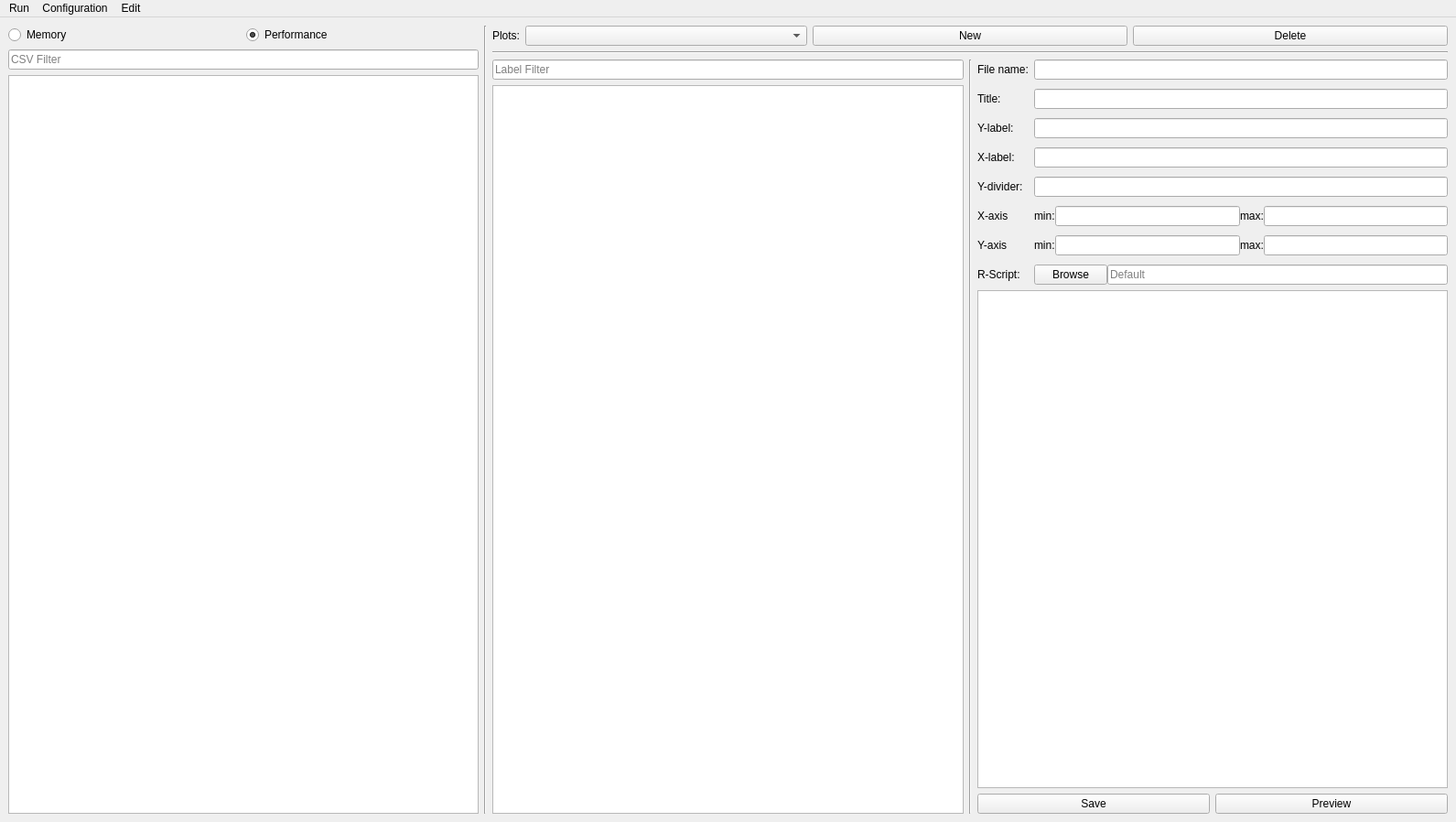
<?xml version="1.0" encoding="UTF-8"?>
<ui version="4.0">
 <class>MainWindow</class>
 <widget class="QMainWindow" name="MainWindow">
  <property name="geometry">
   <rect>
    <x>0</x>
    <y>0</y>
    <width>1591</width>
    <height>898</height>
   </rect>
  </property>
  <property name="windowTitle">
   <string>MainWindow</string>
  </property>
  <property name="windowIcon">
   <iconset resource="resource_file.qrc">
    <normaloff>:/Images/caf-logo</normaloff>:/Images/caf-logo</iconset>
  </property>
  <widget class="QWidget" name="centralwidget">
   <layout class="QGridLayout" name="gridLayout">
    <item row="2" column="2">
     <layout class="QVBoxLayout" name="verticalLayout_label">
      <item>
       <widget class="QLineEdit" name="edit_label_filter">
        <property name="placeholderText">
         <string>Label Filter</string>
        </property>
       </widget>
      </item>
      <item>
       <widget class="QListWidget" name="lst_label"/>
      </item>
     </layout>
    </item>
    <item row="0" column="2" colspan="3">
     <layout class="QHBoxLayout" name="horizontalLayout_Plots">
      <item>
       <layout class="QFormLayout" name="formLayout_2">
        <item row="0" column="0">
         <widget class="QLabel" name="label_5">
          <property name="enabled">
           <bool>true</bool>
          </property>
          <property name="text">
           <string>Plots:</string>
          </property>
         </widget>
        </item>
        <item row="0" column="1">
         <widget class="QComboBox" name="cbox_plots"/>
        </item>
       </layout>
      </item>
      <item>
       <widget class="QPushButton" name="btn_new_plot">
        <property name="text">
         <string>New</string>
        </property>
       </widget>
      </item>
      <item>
       <widget class="QPushButton" name="btn_delete_plot">
        <property name="text">
         <string>Delete</string>
        </property>
       </widget>
      </item>
     </layout>
    </item>
    <item row="0" column="0" rowspan="3">
     <layout class="QVBoxLayout" name="verticalLayout_csv">
      <item>
       <layout class="QHBoxLayout" name="horizontalLayout">
        <item>
         <widget class="QRadioButton" name="radiobtn_memory">
          <property name="text">
           <string>Memory</string>
          </property>
         </widget>
        </item>
        <item>
         <widget class="QRadioButton" name="radiobtn_performance">
          <property name="text">
           <string>Performance</string>
          </property>
          <property name="checked">
           <bool>true</bool>
          </property>
         </widget>
        </item>
       </layout>
      </item>
      <item>
       <widget class="QLineEdit" name="edit_csv_filter">
        <property name="placeholderText">
         <string>CSV Filter</string>
        </property>
       </widget>
      </item>
      <item>
       <widget class="QListWidget" name="lst_csv">
        <property name="selectionMode">
         <enum>QAbstractItemView::SingleSelection</enum>
        </property>
       </widget>
      </item>
     </layout>
    </item>
    <item row="1" column="2" colspan="3">
     <widget class="Line" name="line">
      <property name="orientation">
       <enum>Qt::Horizontal</enum>
      </property>
     </widget>
    </item>
    <item row="0" column="1" rowspan="3">
     <widget class="Line" name="line_2">
      <property name="orientation">
       <enum>Qt::Vertical</enum>
      </property>
     </widget>
    </item>
    <item row="2" column="3">
     <widget class="Line" name="line_3">
      <property name="orientation">
       <enum>Qt::Vertical</enum>
      </property>
     </widget>
    </item>
    <item row="2" column="4">
     <layout class="QVBoxLayout" name="verticalLayout_details">
      <item>
       <layout class="QFormLayout" name="formLayout">
        <property name="fieldGrowthPolicy">
         <enum>QFormLayout::AllNonFixedFieldsGrow</enum>
        </property>
        <property name="rowWrapPolicy">
         <enum>QFormLayout::DontWrapRows</enum>
        </property>
        <property name="labelAlignment">
         <set>Qt::AlignBottom|Qt::AlignLeading|Qt::AlignLeft</set>
        </property>
        <property name="verticalSpacing">
         <number>10</number>
        </property>
        <item row="0" column="0">
         <widget class="QLabel" name="label">
          <property name="text">
           <string>File name:</string>
          </property>
         </widget>
        </item>
        <item row="0" column="1">
         <widget class="QLineEdit" name="edit_filename"/>
        </item>
        <item row="1" column="0">
         <widget class="QLabel" name="label_2">
          <property name="text">
           <string>Title:</string>
          </property>
         </widget>
        </item>
        <item row="1" column="1">
         <widget class="QLineEdit" name="edit_title"/>
        </item>
        <item row="2" column="0">
         <widget class="QLabel" name="label_3">
          <property name="text">
           <string>Y-label:</string>
          </property>
         </widget>
        </item>
        <item row="2" column="1">
         <widget class="QLineEdit" name="edit_ylabel"/>
        </item>
        <item row="3" column="0">
         <widget class="QLabel" name="label_4">
          <property name="text">
           <string>X-label:</string>
          </property>
         </widget>
        </item>
        <item row="3" column="1">
         <widget class="QLineEdit" name="edit_xlabel"/>
        </item>
        <item row="4" column="0">
         <widget class="QLabel" name="label_6">
          <property name="text">
           <string>Y-divider:</string>
          </property>
         </widget>
        </item>
        <item row="4" column="1">
         <widget class="QLineEdit" name="edit_ydivider"/>
        </item>
        <item row="5" column="0">
         <widget class="QLabel" name="label_7">
          <property name="text">
           <string>X-axis</string>
          </property>
         </widget>
        </item>
        <item row="5" column="1">
         <layout class="QHBoxLayout" name="horizontalLayout_6">
          <item>
           <widget class="QLabel" name="label_8">
            <property name="text">
             <string>min:</string>
            </property>
           </widget>
          </item>
          <item>
           <widget class="QLineEdit" name="edit_xmin"/>
          </item>
          <item>
           <widget class="QLabel" name="label_9">
            <property name="text">
             <string>max:</string>
            </property>
           </widget>
          </item>
          <item>
           <widget class="QLineEdit" name="edit_xmax"/>
          </item>
         </layout>
        </item>
        <item row="6" column="0">
         <widget class="QLabel" name="label_10">
          <property name="text">
           <string>Y-axis</string>
          </property>
         </widget>
        </item>
        <item row="6" column="1">
         <layout class="QHBoxLayout" name="horizontalLayout_7">
          <item>
           <widget class="QLabel" name="label_11">
            <property name="text">
             <string>min:</string>
            </property>
           </widget>
          </item>
          <item>
           <widget class="QLineEdit" name="edit_ymin"/>
          </item>
          <item>
           <widget class="QLabel" name="label_12">
            <property name="text">
             <string>max:</string>
            </property>
           </widget>
          </item>
          <item>
           <widget class="QLineEdit" name="edit_ymax"/>
          </item>
         </layout>
        </item>
        <item row="7" column="0">
         <widget class="QLabel" name="label_13">
          <property name="text">
           <string>R-Script:</string>
          </property>
         </widget>
        </item>
        <item row="7" column="1">
         <layout class="QHBoxLayout" name="horizontalLayout_2">
          <item>
           <widget class="QPushButton" name="btn_r_script_browse">
            <property name="text">
             <string>Browse</string>
            </property>
           </widget>
          </item>
          <item>
           <widget class="QLineEdit" name="edit_r_script_file">
            <property name="text">
             <string/>
            </property>
            <property name="placeholderText">
             <string>Default</string>
            </property>
           </widget>
          </item>
         </layout>
        </item>
       </layout>
      </item>
      <item>
       <widget class="QTableWidget" name="table_tlabel"/>
      </item>
      <item>
       <layout class="QHBoxLayout" name="horizontalLayout_3">
        <item>
         <widget class="QPushButton" name="bnt_save_plot">
          <property name="text">
           <string>Save</string>
          </property>
         </widget>
        </item>
        <item>
         <widget class="QPushButton" name="btn_preview_plot">
          <property name="text">
           <string>Preview</string>
          </property>
         </widget>
        </item>
       </layout>
      </item>
     </layout>
    </item>
   </layout>
  </widget>
  <widget class="QMenuBar" name="menubar">
   <property name="geometry">
    <rect>
     <x>0</x>
     <y>0</y>
     <width>1591</width>
     <height>25</height>
    </rect>
   </property>
   <widget class="QMenu" name="menuPlot_all">
    <property name="title">
     <string>Run</string>
    </property>
    <addaction name="action_plot_all"/>
    <addaction name="action_preview"/>
    <addaction name="action_create_plot_script"/>
   </widget>
   <widget class="QMenu" name="menuConfiguration">
    <property name="title">
     <string>Configuration</string>
    </property>
    <addaction name="action_save_and_print_config"/>
    <addaction name="action_set_plot_script"/>
    <addaction name="action_set_pdf_program"/>
    <addaction name="action_add_csv_file"/>
    <addaction name="action_add_csv_folder"/>
   </widget>
   <widget class="QMenu" name="menuEdit">
    <property name="title">
     <string>Edit</string>
    </property>
    <addaction name="action_copy_format_toolbox"/>
   </widget>
   <addaction name="menuPlot_all"/>
   <addaction name="menuConfiguration"/>
   <addaction name="menuEdit"/>
  </widget>
  <action name="action_plot_all">
   <property name="icon">
    <iconset>
     <normaloff>:/Images/caf-logo.png</normaloff>:/Images/caf-logo.png</iconset>
   </property>
   <property name="text">
    <string>Plot all</string>
   </property>
  </action>
  <action name="action_preview">
   <property name="text">
    <string>Preview</string>
   </property>
  </action>
  <action name="action_set_plot_script">
   <property name="text">
    <string>Set plot-script</string>
   </property>
  </action>
  <action name="action_add_csv_file">
   <property name="text">
    <string>Add CSV files</string>
   </property>
  </action>
  <action name="action_set_pdf_program">
   <property name="text">
    <string>Set pdf program</string>
   </property>
  </action>
  <action name="action_save_and_print_config">
   <property name="text">
    <string>Save and print config</string>
   </property>
  </action>
  <action name="action_create_plot_script">
   <property name="text">
    <string>Create plot script</string>
   </property>
  </action>
  <action name="action_add_csv_folder">
   <property name="text">
    <string>Add CSV folders</string>
   </property>
  </action>
  <action name="action_copy_format_toolbox">
   <property name="text">
    <string>Copy Format Toolbox</string>
   </property>
  </action>
 </widget>
 <resources>
  <include location="resource_file.qrc"/>
 </resources>
 <connections/>
</ui>
